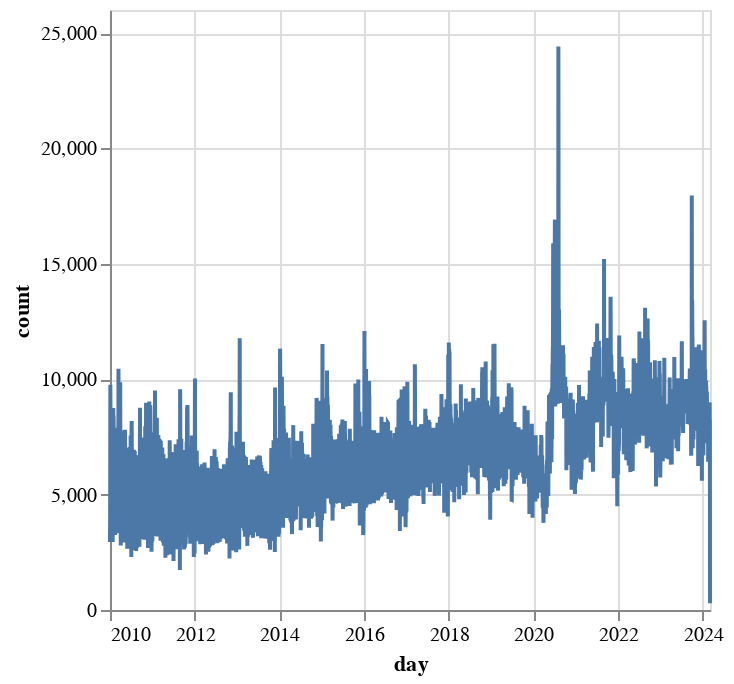

Notebook code cell kept with this figure:
### Code cell
alt.Chart(df).mark_line().encode(
    x='day',
    y='count'
)

### Figure 1 — Vega specification as saved in the notebook (floating-point values rounded to 4 significant figures; data arrays with more than 128 entries replaced by an {"elided": "..."} marker saying what was removed)
{"$schema": "https://vega.github.io/schema/vega/v5.json", "data": [{"name": "source_0", "values": {"elided": "5177 records"}, "transform": [{"type": "formula", "expr": "toDate(datum['day'])", "as": "day"}]}, {"name": "source_0_y_domain_count", "values": [{"min": 291, "max": 24415}]}], "marks": [{"type": "line", "name": "marks", "from": {"data": "source_0"}, "sort": {"field": "datum[\"day\"]"}, "encode": {"update": {"x": {"field": "day", "scale": "x"}, "stroke": {"value": "#4c78a8"}, "defined": {"signal": "isValid(datum[\"day\"]) && isFinite(+datum[\"day\"]) && isValid(datum[\"count\"]) && isFinite(+datum[\"count\"])"}, "y": {"field": "count", "scale": "y"}, "description": {"signal": "\"day: \" + (timeFormat(datum[\"day\"], '%b %d, %Y')) + \"; count: \" + (format(datum[\"count\"], \"\"))"}}}, "style": ["line"]}], "scales": [{"name": "x", "type": "time", "domain": {"data": "source_0", "field": "day"}, "range": [0, {"signal": "width"}]}, {"name": "y", "type": "linear", "domain": [{"signal": "(data(\"source_0_y_domain_count\")[0] || {}).min"}, {"signal": "(data(\"source_0_y_domain_count\")[0] || {}).max"}], "range": [{"signal": "height"}, 0], "nice": true, "zero": true}], "axes": [{"scale": "x", "orient": "bottom", "labels": false, "gridScale": "y", "aria": false, "maxExtent": 0, "ticks": false, "domain": false, "zindex": 0, "grid": true, "minExtent": 0, "tickCount": {"signal": "ceil(width/40)"}}, {"scale": "y", "minExtent": 0, "ticks": false, "zindex": 0, "maxExtent": 0, "grid": true, "tickCount": {"signal": "ceil(height/40)"}, "gridScale": "x", "orient": "left", "domain": false, "labels": false, "aria": false}, {"scale": "x", "grid": false, "labelFlush": true, "orient": "bottom", "labelOverlap": true, "zindex": 0, "title": "day", "tickCount": {"signal": "ceil(width/40)"}}, {"scale": "y", "tickCount": {"signal": "ceil(height/40)"}, "zindex": 0, "orient": "left", "title": "count", "grid": false, "labelOverlap": true}], "style": "cell", "background": "white", "width": 300, "padding": 5, "height": 300}
